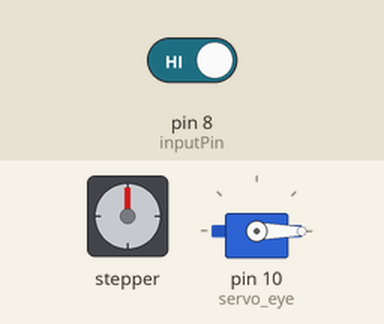
Simulated run of this sketch. Board: Arduino Uno, built with avr-gcc and run on an emulated ATmega328P. On the bench: stepper motor, servo. Wiring (inferred from the names in the program): stepper motor driver (10 steps per turn assumed): step pin 4; direction pin 5. The test bench sets the inputs (shaded band); at power-on: pin 8 (inputPin) HIGH.

Above: at 2.2 s.
2.3 s: pin 8 (inputPin) driven LOW
At 2.9 s:
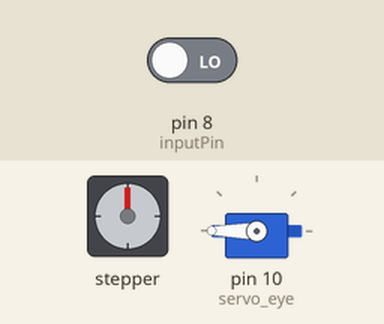
Timing chart, 0 to 5.3 s (numbered marks = the images above; inputs shaded):
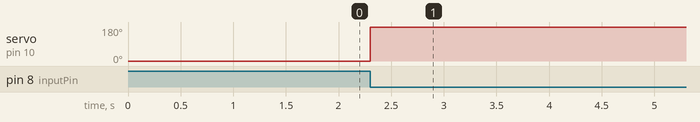

The sketch:

pw_test.ino
```cpp
#include <Servo.h>
Servo servo_eye;
#define dirPin 5
#define stepPin 4
#define stepsPerRevolution 10
int inputPin = 8;
bool changed;

void setup() {
  // put your setup code here, to run once:
  servo_eye.attach(10);
  servo_eye.write(0);
  delay(1000);
  changed = false;
  pinMode(inputPin, INPUT);
  pinMode(stepPin, OUTPUT);
  pinMode(dirPin, OUTPUT);
}

void move_stepper() {
    for (int i = 0; i < stepsPerRevolution; i++) {
    // These four lines result in 1 step:
    digitalWrite(stepPin, HIGH);
    delayMicroseconds(2000);
    digitalWrite(stepPin, LOW);
    delayMicroseconds(2000);
  }
}

void loop() {
  // put your main code here, to run repeatedly:
  int lips_status = digitalRead(inputPin);
  if (lips_status == LOW) {
    servo_eye.write(180);
    delay(1000);
    changed = true;
  } else {
    servo_eye.write(0);
    if (changed) {
      delay(1000);
      move_stepper();
      changed = false;
    }
  }
}
```

Measured:
- after the input at 2.3 s, servo on pin 10 (servo_eye): 0° → 180° at once
